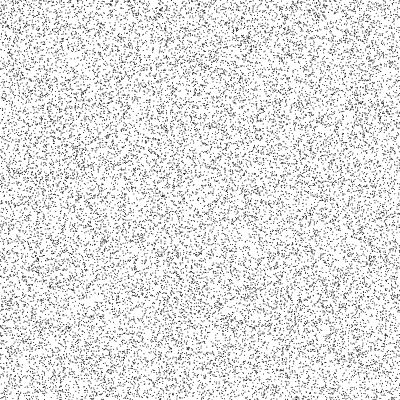
Frame 1 (no input)
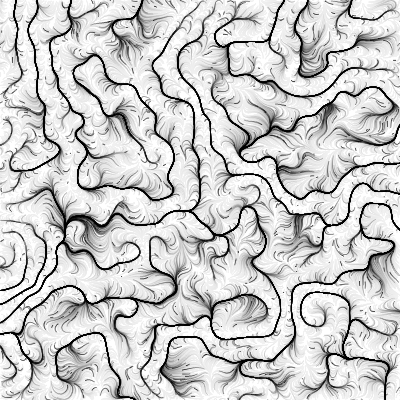
Frame 60 (no input)
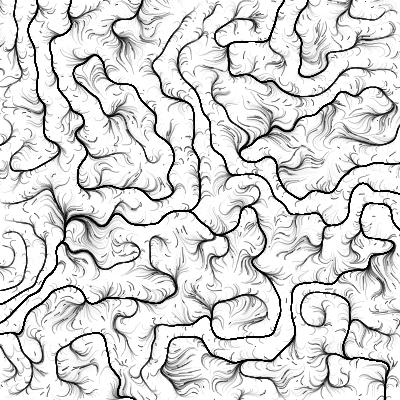
Frame 120 (the mouse pressed at the canvas centre since frame 60)

The p5.js sketch that drew these frames (run headless with seeded random() and noise() and a simulated clock; from frame 60 on, the mouse is pressed at the canvas centre):

// p5.js sketch
// ── sketch.js
let bryanPerlin3 = []; //array for particle count once again
const bryanPerlinNumber3 = 25000;
const bryanNoiseScale3 = 0.008 //needs to scale down for noise function

//https://www.youtube.com/watch?v=sZBfLgfsvSk

//in the projection map this sketch is called perlinThree and it is on the bottom right

function setup() 
{
  createCanvas(400, 400);
  //background(0);

  //for loop that loops until i (number of loops reacher constant above)
  for(let i = 0; i < bryanPerlinNumber3; i ++) {
    bryanPerlin3.push(createVector(random(width),random(height))); //pushes vector based on for loop i
  }
  stroke (0) //white particles
}



function draw() {
  background(255, 10);

  for(let i = 0; i < bryanPerlinNumber3; i ++) {
    let bP3 = bryanPerlin3[i]; //grabs the number in the index, like the number in the array between 1-1000 (bryanPerlinNumber) in this case?
    point(bP3.x, bP3.y); //places on x and y position pulled from bryanPerlin array
    let bryanNoise3 = noise(bP3.x * bryanNoiseScale3, bP3.y * bryanNoiseScale3); //scales noise down
    let bryanA3 = 20*PI * bryanNoise3; //TAU is 2xPI?? and * noise to map? converting angle to x,y
    bP3.x += cos(bryanA3);
    bP3.y += sin(bryanA3);
    //right now particles leave screen

    if(!bPonScreen(bP3)) { //! means not, so if NOT on screen, new particle spawns and random width and height on screen
      bP3.x = random(width);
      bP3.y = random(height);
    }
  }

  function bPonScreen (v){ //vector checks if particles vector positions are smaller than width and height of canvas
    return v.x >= 0 && v.x <= width && v.y >= 0 && v.y <= height;
  }

}
